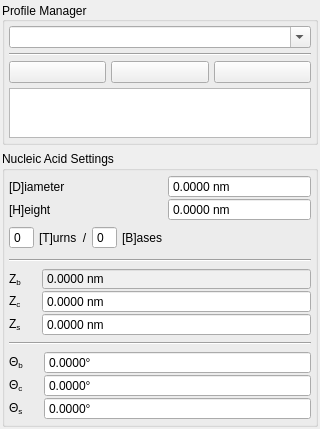
<?xml version="1.0" encoding="UTF-8"?>
<ui version="4.0">
 <class>Form</class>
 <widget class="QWidget" name="Form">
  <property name="geometry">
   <rect>
    <x>0</x>
    <y>0</y>
    <width>320</width>
    <height>410</height>
   </rect>
  </property>
  <property name="windowTitle">
   <string>Form</string>
  </property>
  <layout class="QVBoxLayout" name="verticalLayout">
   <property name="leftMargin">
    <number>2</number>
   </property>
   <property name="topMargin">
    <number>2</number>
   </property>
   <property name="rightMargin">
    <number>2</number>
   </property>
   <property name="bottomMargin">
    <number>2</number>
   </property>
   <item>
    <widget class="QGroupBox" name="profile_manager_area">
     <property name="sizePolicy">
      <sizepolicy hsizetype="Preferred" vsizetype="Minimum">
       <horstretch>0</horstretch>
       <verstretch>0</verstretch>
      </sizepolicy>
     </property>
     <property name="maximumSize">
      <size>
       <width>16777215</width>
       <height>16777215</height>
      </size>
     </property>
     <property name="title">
      <string>Profile Manager</string>
     </property>
     <property name="alignment">
      <set>Qt::AlignJustify|Qt::AlignVCenter</set>
     </property>
     <property name="flat">
      <bool>false</bool>
     </property>
     <property name="checkable">
      <bool>false</bool>
     </property>
     <layout class="QGridLayout" name="gridLayout">
      <property name="leftMargin">
       <number>4</number>
      </property>
      <property name="topMargin">
       <number>4</number>
      </property>
      <property name="rightMargin">
       <number>4</number>
      </property>
      <property name="bottomMargin">
       <number>4</number>
      </property>
      <property name="spacing">
       <number>5</number>
      </property>
      <item row="2" column="0" colspan="2">
       <layout class="QGridLayout" name="profile_tools_layout">
        <item row="0" column="1">
         <widget class="QPushButton" name="save_profile_button">
          <property name="enabled">
           <bool>true</bool>
          </property>
          <property name="sizePolicy">
           <sizepolicy hsizetype="Minimum" vsizetype="Fixed">
            <horstretch>0</horstretch>
            <verstretch>0</verstretch>
           </sizepolicy>
          </property>
          <property name="maximumSize">
           <size>
            <width>16777215</width>
            <height>16777215</height>
           </size>
          </property>
          <property name="toolTip">
           <string>Save Profile</string>
          </property>
          <property name="statusTip">
           <string/>
          </property>
          <property name="whatsThis">
           <string>Save Profile</string>
          </property>
          <property name="styleSheet">
           <string notr="true">QPushButton::disabled{background-color: rgb(210, 210, 210)}</string>
          </property>
          <property name="text">
           <string/>
          </property>
          <property name="checkable">
           <bool>false</bool>
          </property>
         </widget>
        </item>
        <item row="0" column="0">
         <widget class="QPushButton" name="load_profile_button">
          <property name="enabled">
           <bool>true</bool>
          </property>
          <property name="toolTip">
           <string>Load Profile</string>
          </property>
          <property name="statusTip">
           <string/>
          </property>
          <property name="whatsThis">
           <string/>
          </property>
          <property name="styleSheet">
           <string notr="true">QPushButton::disabled{background-color: rgb(210, 210, 210)}</string>
          </property>
          <property name="text">
           <string/>
          </property>
          <property name="checkable">
           <bool>false</bool>
          </property>
         </widget>
        </item>
        <item row="0" column="2">
         <widget class="QPushButton" name="delete_profile_button">
          <property name="sizePolicy">
           <sizepolicy hsizetype="Minimum" vsizetype="Fixed">
            <horstretch>0</horstretch>
            <verstretch>0</verstretch>
           </sizepolicy>
          </property>
          <property name="maximumSize">
           <size>
            <width>16777215</width>
            <height>16777215</height>
           </size>
          </property>
          <property name="toolTip">
           <string>Delete Profile</string>
          </property>
          <property name="statusTip">
           <string/>
          </property>
          <property name="whatsThis">
           <string>Delete Profile</string>
          </property>
          <property name="styleSheet">
           <string notr="true">QPushButton::disabled{background-color: rgb(210, 210, 210)}</string>
          </property>
          <property name="text">
           <string/>
          </property>
          <property name="checkable">
           <bool>false</bool>
          </property>
         </widget>
        </item>
       </layout>
      </item>
      <item row="1" column="0" colspan="2">
       <widget class="Line" name="line_4">
        <property name="orientation">
         <enum>Qt::Horizontal</enum>
        </property>
       </widget>
      </item>
      <item row="0" column="0" colspan="2">
       <widget class="QComboBox" name="profile_chooser">
        <property name="toolTip">
         <string/>
        </property>
        <property name="editable">
         <bool>true</bool>
        </property>
       </widget>
      </item>
      <item row="3" column="0" colspan="2">
       <widget class="QPlainTextEdit" name="notes">
        <property name="maximumSize">
         <size>
          <width>16777215</width>
          <height>50</height>
         </size>
        </property>
        <property name="plainText">
         <string/>
        </property>
        <property name="placeholderText">
         <string>Notes Area</string>
        </property>
       </widget>
      </item>
     </layout>
    </widget>
   </item>
   <item>
    <widget class="QGroupBox" name="nucleic_acid_settings_area">
     <property name="title">
      <string>Nucleic Acid Settings</string>
     </property>
     <layout class="QGridLayout" name="gridLayout_4">
      <property name="leftMargin">
       <number>4</number>
      </property>
      <property name="topMargin">
       <number>4</number>
      </property>
      <property name="rightMargin">
       <number>4</number>
      </property>
      <property name="bottomMargin">
       <number>4</number>
      </property>
      <property name="horizontalSpacing">
       <number>5</number>
      </property>
      <property name="verticalSpacing">
       <number>6</number>
      </property>
      <item row="8" column="0" colspan="2">
       <layout class="QGridLayout" name="gridLayout_3">
        <property name="horizontalSpacing">
         <number>20</number>
        </property>
        <item row="3" column="1">
         <widget class="QDoubleSpinBox" name="theta_b">
          <property name="statusTip">
           <string/>
          </property>
          <property name="readOnly">
           <bool>false</bool>
          </property>
          <property name="buttonSymbols">
           <enum>QAbstractSpinBox::NoButtons</enum>
          </property>
          <property name="specialValueText">
           <string/>
          </property>
          <property name="accelerated">
           <bool>false</bool>
          </property>
          <property name="showGroupSeparator" stdset="0">
           <bool>false</bool>
          </property>
          <property name="suffix">
           <string notr="true">°</string>
          </property>
          <property name="decimals">
           <number>4</number>
          </property>
          <property name="maximum">
           <double>360.000000000000000</double>
          </property>
          <property name="singleStep">
           <double>0.500000000000000</double>
          </property>
         </widget>
        </item>
        <item row="4" column="1">
         <widget class="QDoubleSpinBox" name="theta_c">
          <property name="buttonSymbols">
           <enum>QAbstractSpinBox::NoButtons</enum>
          </property>
          <property name="specialValueText">
           <string/>
          </property>
          <property name="accelerated">
           <bool>false</bool>
          </property>
          <property name="showGroupSeparator" stdset="0">
           <bool>false</bool>
          </property>
          <property name="suffix">
           <string notr="true">°</string>
          </property>
          <property name="decimals">
           <number>4</number>
          </property>
          <property name="maximum">
           <double>360.000000000000000</double>
          </property>
          <property name="singleStep">
           <double>0.500000000000000</double>
          </property>
         </widget>
        </item>
        <item row="5" column="1">
         <widget class="QDoubleSpinBox" name="theta_s">
          <property name="buttonSymbols">
           <enum>QAbstractSpinBox::NoButtons</enum>
          </property>
          <property name="specialValueText">
           <string/>
          </property>
          <property name="accelerated">
           <bool>false</bool>
          </property>
          <property name="showGroupSeparator" stdset="0">
           <bool>false</bool>
          </property>
          <property name="prefix">
           <string/>
          </property>
          <property name="suffix">
           <string notr="true">°</string>
          </property>
          <property name="decimals">
           <number>4</number>
          </property>
          <property name="maximum">
           <double>360.000000000000000</double>
          </property>
          <property name="singleStep">
           <double>0.500000000000000</double>
          </property>
         </widget>
        </item>
        <item row="4" column="0">
         <widget class="QLabel" name="theta_c_label">
          <property name="enabled">
           <bool>true</bool>
          </property>
          <property name="sizePolicy">
           <sizepolicy hsizetype="Fixed" vsizetype="Preferred">
            <horstretch>0</horstretch>
            <verstretch>0</verstretch>
           </sizepolicy>
          </property>
          <property name="cursor">
           <cursorShape>ArrowCursor</cursorShape>
          </property>
          <property name="toolTip">
           <string/>
          </property>
          <property name="statusTip">
           <string/>
          </property>
          <property name="whatsThis">
           <string/>
          </property>
          <property name="text">
           <string>Θ&lt;sub&gt;c&lt;/sub&gt;</string>
          </property>
         </widget>
        </item>
        <item row="5" column="0">
         <widget class="QLabel" name="theta_s_label">
          <property name="enabled">
           <bool>true</bool>
          </property>
          <property name="sizePolicy">
           <sizepolicy hsizetype="Fixed" vsizetype="Preferred">
            <horstretch>0</horstretch>
            <verstretch>0</verstretch>
           </sizepolicy>
          </property>
          <property name="cursor">
           <cursorShape>ArrowCursor</cursorShape>
          </property>
          <property name="toolTip">
           <string/>
          </property>
          <property name="statusTip">
           <string/>
          </property>
          <property name="whatsThis">
           <string/>
          </property>
          <property name="text">
           <string>Θ&lt;sub&gt;s&lt;/sub&gt;</string>
          </property>
         </widget>
        </item>
        <item row="3" column="0">
         <widget class="QLabel" name="theta_b_label">
          <property name="enabled">
           <bool>true</bool>
          </property>
          <property name="sizePolicy">
           <sizepolicy hsizetype="Fixed" vsizetype="Preferred">
            <horstretch>0</horstretch>
            <verstretch>0</verstretch>
           </sizepolicy>
          </property>
          <property name="cursor">
           <cursorShape>ArrowCursor</cursorShape>
          </property>
          <property name="toolTip">
           <string/>
          </property>
          <property name="statusTip">
           <string/>
          </property>
          <property name="whatsThis">
           <string/>
          </property>
          <property name="text">
           <string>Θ&lt;sub&gt;b&lt;/sub&gt;</string>
          </property>
         </widget>
        </item>
       </layout>
      </item>
      <item row="0" column="0" colspan="2">
       <layout class="QGridLayout" name="gridLayout_2">
        <property name="horizontalSpacing">
         <number>16</number>
        </property>
        <item row="2" column="0" colspan="2">
         <layout class="QHBoxLayout" name="horizontalLayout">
          <property name="topMargin">
           <number>5</number>
          </property>
          <property name="bottomMargin">
           <number>4</number>
          </property>
          <item>
           <widget class="QSpinBox" name="T">
            <property name="toolTip">
             <string>Turns</string>
            </property>
            <property name="whatsThis">
             <string/>
            </property>
            <property name="buttonSymbols">
             <enum>QAbstractSpinBox::NoButtons</enum>
            </property>
           </widget>
          </item>
          <item>
           <spacer name="horizontalSpacer_2">
            <property name="orientation">
             <enum>Qt::Horizontal</enum>
            </property>
            <property name="sizeType">
             <enum>QSizePolicy::Fixed</enum>
            </property>
            <property name="sizeHint" stdset="0">
             <size>
              <width>5</width>
              <height>20</height>
             </size>
            </property>
           </spacer>
          </item>
          <item>
           <widget class="QLabel" name="T_label">
            <property name="toolTip">
             <string/>
            </property>
            <property name="statusTip">
             <string/>
            </property>
            <property name="text">
             <string>[T]urns</string>
            </property>
           </widget>
          </item>
          <item>
           <spacer name="horizontalSpacer_4">
            <property name="orientation">
             <enum>Qt::Horizontal</enum>
            </property>
            <property name="sizeType">
             <enum>QSizePolicy::Fixed</enum>
            </property>
            <property name="sizeHint" stdset="0">
             <size>
              <width>5</width>
              <height>20</height>
             </size>
            </property>
           </spacer>
          </item>
          <item>
           <widget class="QLabel" name="bases_per_turns_slash">
            <property name="toolTip">
             <string>(per)</string>
            </property>
            <property name="statusTip">
             <string/>
            </property>
            <property name="text">
             <string>/</string>
            </property>
            <property name="alignment">
             <set>Qt::AlignCenter</set>
            </property>
           </widget>
          </item>
          <item>
           <spacer name="horizontalSpacer">
            <property name="orientation">
             <enum>Qt::Horizontal</enum>
            </property>
            <property name="sizeType">
             <enum>QSizePolicy::Fixed</enum>
            </property>
            <property name="sizeHint" stdset="0">
             <size>
              <width>5</width>
              <height>20</height>
             </size>
            </property>
           </spacer>
          </item>
          <item>
           <widget class="QSpinBox" name="B">
            <property name="toolTip">
             <string>Bases</string>
            </property>
            <property name="statusTip">
             <string/>
            </property>
            <property name="whatsThis">
             <string/>
            </property>
            <property name="buttonSymbols">
             <enum>QAbstractSpinBox::NoButtons</enum>
            </property>
           </widget>
          </item>
          <item>
           <spacer name="horizontalSpacer_5">
            <property name="orientation">
             <enum>Qt::Horizontal</enum>
            </property>
            <property name="sizeType">
             <enum>QSizePolicy::Fixed</enum>
            </property>
            <property name="sizeHint" stdset="0">
             <size>
              <width>5</width>
              <height>20</height>
             </size>
            </property>
           </spacer>
          </item>
          <item>
           <widget class="QLabel" name="B_label">
            <property name="toolTip">
             <string>Bases</string>
            </property>
            <property name="statusTip">
             <string>There are B bases per T turns of the helix</string>
            </property>
            <property name="text">
             <string>[B]ases </string>
            </property>
           </widget>
          </item>
          <item>
           <spacer name="horizontalSpacer_3">
            <property name="orientation">
             <enum>Qt::Horizontal</enum>
            </property>
            <property name="sizeHint" stdset="0">
             <size>
              <width>40</width>
              <height>20</height>
             </size>
            </property>
           </spacer>
          </item>
         </layout>
        </item>
        <item row="1" column="0">
         <widget class="QLabel" name="H_label">
          <property name="cursor">
           <cursorShape>ArrowCursor</cursorShape>
          </property>
          <property name="toolTip">
           <string>Helical Twist Height</string>
          </property>
          <property name="statusTip">
           <string/>
          </property>
          <property name="text">
           <string>[H]eight</string>
          </property>
         </widget>
        </item>
        <item row="0" column="1">
         <widget class="QDoubleSpinBox" name="D">
          <property name="toolTip">
           <string/>
          </property>
          <property name="whatsThis">
           <string/>
          </property>
          <property name="buttonSymbols">
           <enum>QAbstractSpinBox::NoButtons</enum>
          </property>
          <property name="suffix">
           <string notr="true"> nm</string>
          </property>
          <property name="decimals">
           <number>4</number>
          </property>
          <property name="maximum">
           <double>999999.000000000000000</double>
          </property>
          <property name="singleStep">
           <double>0.500000000000000</double>
          </property>
         </widget>
        </item>
        <item row="0" column="0">
         <widget class="QLabel" name="D_label">
          <property name="cursor">
           <cursorShape>ArrowCursor</cursorShape>
          </property>
          <property name="toolTip">
           <string/>
          </property>
          <property name="statusTip">
           <string/>
          </property>
          <property name="whatsThis">
           <string/>
          </property>
          <property name="text">
           <string>[D]iameter</string>
          </property>
         </widget>
        </item>
        <item row="1" column="1">
         <widget class="QDoubleSpinBox" name="H">
          <property name="toolTip">
           <string/>
          </property>
          <property name="buttonSymbols">
           <enum>QAbstractSpinBox::NoButtons</enum>
          </property>
          <property name="suffix">
           <string notr="true"> nm</string>
          </property>
          <property name="decimals">
           <number>4</number>
          </property>
          <property name="maximum">
           <double>999999.000000000000000</double>
          </property>
          <property name="singleStep">
           <double>0.500000000000000</double>
          </property>
         </widget>
        </item>
       </layout>
      </item>
      <item row="1" column="0" colspan="2">
       <widget class="Line" name="nucleic_acid_settings_splitter">
        <property name="orientation">
         <enum>Qt::Horizontal</enum>
        </property>
       </widget>
      </item>
      <item row="6" column="0" colspan="2">
       <widget class="Line" name="line">
        <property name="orientation">
         <enum>Qt::Horizontal</enum>
        </property>
       </widget>
      </item>
      <item row="2" column="0" colspan="2">
       <layout class="QGridLayout" name="gridLayout_7">
        <property name="horizontalSpacing">
         <number>20</number>
        </property>
        <item row="2" column="1">
         <widget class="QDoubleSpinBox" name="Z_s">
          <property name="statusTip">
           <string/>
          </property>
          <property name="buttonSymbols">
           <enum>QAbstractSpinBox::NoButtons</enum>
          </property>
          <property name="suffix">
           <string notr="true"> nm</string>
          </property>
          <property name="decimals">
           <number>4</number>
          </property>
          <property name="maximum">
           <double>999999.000000000000000</double>
          </property>
          <property name="singleStep">
           <double>0.500000000000000</double>
          </property>
         </widget>
        </item>
        <item row="1" column="1">
         <widget class="QDoubleSpinBox" name="Z_c">
          <property name="buttonSymbols">
           <enum>QAbstractSpinBox::NoButtons</enum>
          </property>
          <property name="suffix">
           <string notr="true"> nm</string>
          </property>
          <property name="decimals">
           <number>4</number>
          </property>
          <property name="maximum">
           <double>999999.000000000000000</double>
          </property>
          <property name="singleStep">
           <double>0.500000000000000</double>
          </property>
         </widget>
        </item>
        <item row="2" column="0">
         <widget class="QLabel" name="Z_s_label">
          <property name="enabled">
           <bool>true</bool>
          </property>
          <property name="sizePolicy">
           <sizepolicy hsizetype="Fixed" vsizetype="Preferred">
            <horstretch>0</horstretch>
            <verstretch>0</verstretch>
           </sizepolicy>
          </property>
          <property name="cursor">
           <cursorShape>ArrowCursor</cursorShape>
          </property>
          <property name="toolTip">
           <string/>
          </property>
          <property name="statusTip">
           <string>The vertical height between two NEMids on different helices of the same double helix</string>
          </property>
          <property name="whatsThis">
           <string/>
          </property>
          <property name="text">
           <string>Z&lt;sub&gt;s&lt;/sub&gt;</string>
          </property>
         </widget>
        </item>
        <item row="0" column="0">
         <widget class="QLabel" name="Z_b_label">
          <property name="enabled">
           <bool>true</bool>
          </property>
          <property name="sizePolicy">
           <sizepolicy hsizetype="Fixed" vsizetype="Preferred">
            <horstretch>0</horstretch>
            <verstretch>0</verstretch>
           </sizepolicy>
          </property>
          <property name="cursor">
           <cursorShape>ArrowCursor</cursorShape>
          </property>
          <property name="toolTip">
           <string/>
          </property>
          <property name="statusTip">
           <string/>
          </property>
          <property name="whatsThis">
           <string/>
          </property>
          <property name="text">
           <string>Z&lt;sub&gt;b&lt;/sub&gt;</string>
          </property>
         </widget>
        </item>
        <item row="0" column="1">
         <widget class="QDoubleSpinBox" name="Z_b">
          <property name="enabled">
           <bool>false</bool>
          </property>
          <property name="statusTip">
           <string/>
          </property>
          <property name="autoFillBackground">
           <bool>false</bool>
          </property>
          <property name="styleSheet">
           <string notr="true">QDoubleSpinBox::disabled{background-color: rgb(240, 240, 240); color: black}</string>
          </property>
          <property name="wrapping">
           <bool>false</bool>
          </property>
          <property name="frame">
           <bool>true</bool>
          </property>
          <property name="readOnly">
           <bool>false</bool>
          </property>
          <property name="buttonSymbols">
           <enum>QAbstractSpinBox::NoButtons</enum>
          </property>
          <property name="specialValueText">
           <string/>
          </property>
          <property name="accelerated">
           <bool>false</bool>
          </property>
          <property name="showGroupSeparator" stdset="0">
           <bool>false</bool>
          </property>
          <property name="prefix">
           <string/>
          </property>
          <property name="suffix">
           <string notr="true"> nm</string>
          </property>
          <property name="decimals">
           <number>4</number>
          </property>
          <property name="minimum">
           <double>0.000000000000000</double>
          </property>
          <property name="maximum">
           <double>999999.000000000000000</double>
          </property>
          <property name="singleStep">
           <double>0.500000000000000</double>
          </property>
         </widget>
        </item>
        <item row="1" column="0">
         <widget class="QLabel" name="Z_c_label">
          <property name="enabled">
           <bool>true</bool>
          </property>
          <property name="sizePolicy">
           <sizepolicy hsizetype="Fixed" vsizetype="Preferred">
            <horstretch>0</horstretch>
            <verstretch>0</verstretch>
           </sizepolicy>
          </property>
          <property name="cursor">
           <cursorShape>ArrowCursor</cursorShape>
          </property>
          <property name="toolTip">
           <string/>
          </property>
          <property name="statusTip">
           <string/>
          </property>
          <property name="whatsThis">
           <string/>
          </property>
          <property name="text">
           <string>Z&lt;sub&gt;c&lt;/sub&gt;</string>
          </property>
         </widget>
        </item>
       </layout>
      </item>
     </layout>
    </widget>
   </item>
  </layout>
 </widget>
 <resources/>
 <connections/>
</ui>
